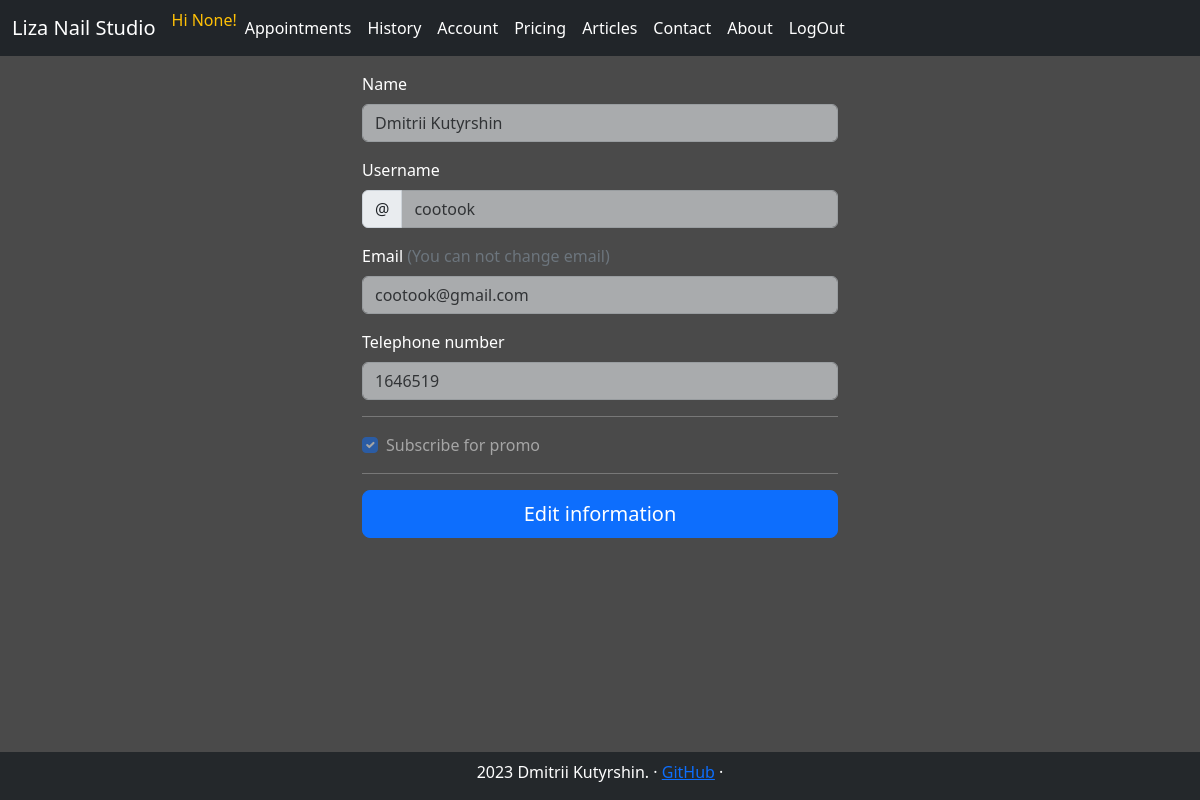
Page /account/ (signed in) on the earlier database version.
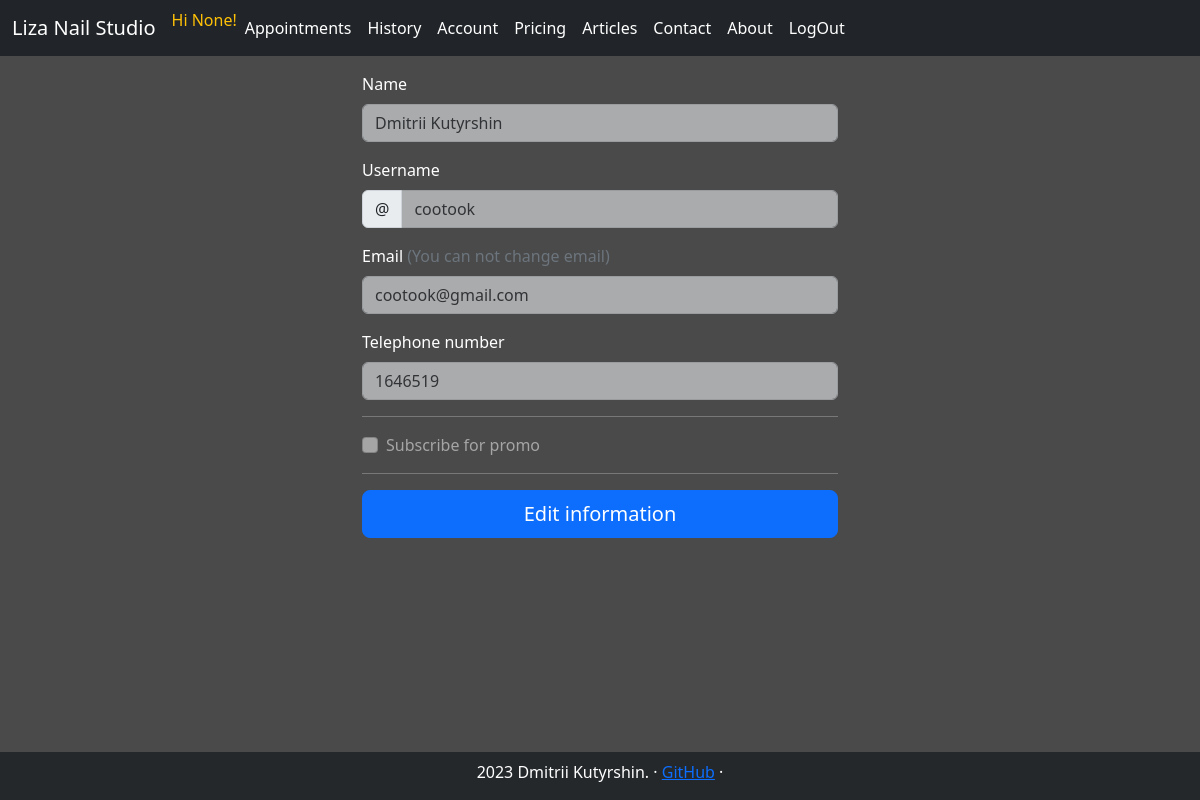
Same page on the later database version.
### tables this page shows
CREATE TABLE users (id INTEGER PRIMARY KEY, is_admin INT, is_clerck INT ,  name TEXT, email TEXT, lang TEXT, instagram TEXT, tel TEXT, is_subscribed_promo INT, avatar TEXT);

### studio_app/webapp.py (the view)
@app.route("/account/", methods=["GET", "POST"])
@login_required
def _account():
    return account.account()

### studio_app/helpers.py (called while the page is built)
def login_required(f):
    @wraps(f)
    def decorated_function(*args, **kwargs):
        if session.get("user_id") is None:
            return redirect("/signin")
        return f(*args, **kwargs)
    return decorated_function

### studio_app/rout_handlers/account.py (called while the page is built, shortened)
def account():
    if session.get("is_admin") == 1 and request.method == "GET":
        user_id = request.args.get("user") if request.args.get("user") is not None else session.get("user_id")
    else:
        user_id = session.get("user_id")
    try:
        con = sqlite3.connect("./db.db")
        cur = con.cursor()
        user = list(cur.execute("SELECT name, email, lang, instagram, tel, is_subscribed_promo, avatar FROM users WHERE id=?", (user_id, )).fetchone())
        for index in range(len(user)):
            user[index] = "-" if user[index] == None else user[index]
    except Exception as er:
        con.close()
        print("##/account/ --db connection")
        print(er)
        return  render_template("apology.html", error_message="Something went wrong")
    con.close()
    return render_template("account.html", user=user, user_id=user_id, is_admin=session.get("is_admin"))

### studio_app/webapp.py (called while the page is built)
@app.context_processor
def inject_navbar_items():
    return dict(navbar_menu=navbar_items)

@app.context_processor
def inject_navbar_items_not_loged_in():
    return dict(navbar_menu_not_loged_in=navbar_items_not_loged_in)

@app.context_processor
def inject_navbar_items_admin():
    return dict(navbar_items_admin=navbar_items_admin)

### studio_app/templates/account.html (shortened to what this page needs)
{% extends "layout.html" %}
{% block custom_styles %}
<link href="{{ url_for('static', filename='/css/form-validation.css') }}" rel="stylesheet">
{% endblock %}
{% block content %}
<div class="container">
        <div class="col-md-7 col-lg-8">
          <form class="needs-validation" action="/account/" method="post" novalidate>
            <div class="row g-3">
              <div class="col-12">
                <label for="client_name" class="form-label">Name</label>
                <input type="text" class="form-control" name="client_name" id="client_name" placeholder="" value="{{user[0]}}" required disabled>
              </div>
              <div class="col-12">
                <label for="username" class="form-label">Username</label>
                <div class="input-group has-validation">
                  <span class="input-group-text">@</span>
                  <input type="text" class="form-control" name="username" id="username" placeholder="Username" value={{user[3]}} required disabled>
                </div>
              </div>
              <div class="col-12">
                <label for="email" class="form-label">Email <span class="text-muted">(You can not change email)</span></label>
                <input type="email" class="form-control" id="email" placeholder="you@example.com" value={{user[1]}} disabled>
              </div>
              <div class="col-12">
                <label for="tel" class="form-label">Telephone number</label>
                <input type="text" class="form-control" name="tel" id="tel" placeholder="625-172-3788" value={{user[4]}} required disabled>
              </div>
            </div>
            <hr class="my-6">
            <div class="form-check">
              <input type="checkbox" class="form-check-input" id="subscribtion" name="subscribtion"
              {% if user[5]==1 %}
               checked
              {% endif %}
              disabled
              >
              <label class="form-check-label" for="subscribtion">Subscribe for promo</label>
            </div>
            <hr class="my-6">
            <button class="w-100 btn btn-primary btn-lg" id="edit_btn">Edit information</button>
          </form>
        </div>
      </div>
{% endblock %}

### studio_app/templates/layout.html (shortened to what this page needs)
<!doctype html>
<html lang="en">
  <head>
<link href="{{ url_for('static', filename='/css/bootstrap.min.css') }}" rel="stylesheet">
<link href="{{ url_for('static', filename='/css/style.css') }}" rel="stylesheet">
    {% block custom_styles %}
    {% endblock %}
  </head>
  <body>
        <header>
          <nav class="navbar navbar-expand-md navbar-dark fixed--top bg-dark">
            <div class="container-fluid">
            <a class="navbar-brand" href="/">Liza Nail Studio</a>
            <div class="collapse navbar-collapse" id="navbarCollapse">
                <ul class="navbar-nav me-auto mb-2 mb-md-0">
                  {% include 'header_navbar.html' %}
                </ul>
            </div>
            </div>
        </nav>
        </header>
        <main>
            {% block content %}
            {% endblock %}
        </main>
        <footer class="footer">
          <p> 2023 Dmitrii Kutyrshin. &middot; <a href="https://github.com/cootook">GitHub</a> &middot; </p>
        </footer>
  </body>
</html>

### studio_app/templates/header_navbar.html (shortened to what this page needs)
{% if session.get("user_id") %}
    {% if session.get("name") %}
        <span class="font-weight-light text-warning">Hi {{session.get("name")}}!</span>
    {% else %}
        <span class="font-weight-light text-warning">Hi {{session.get("instagram")}}!</span>
    {% endif %}
        {% if session.get("is_admin")==1 %}
            {% for navbar_item in navbar_items_admin %}
            <li class="nav-item">
                <a class="nav-link active" aria-current="page" href="/{{ navbar_item.lower() }}/">{{ navbar_item }}</a>
            </li>
            {% endfor %}
        {% else %}
            {% for navbar_item in navbar_menu %}
            <li class="nav-item">
                <a class="nav-link active" aria-current="page" href="/{{ navbar_item.lower() }}/">{{ navbar_item }}</a>
            </li>
            {% endfor %}
        {% endif %}
{% else %}
    {% for navbar_item in navbar_menu_not_loged_in %}
        <li class="nav-item">
            <a class="nav-link active" aria-current="page" href="/{{ navbar_item.lower() }}/">{{ navbar_item }}</a>
        </li>
    {% endfor %}
{% endif %}

### studio_app/static/css/style.css (style rules this page uses)
body { font-weight: 100; color: rgba(255, 255, 255, 1); background: #4A4A4A; }
.footer { position: fixed; background-color: rgba(33,37,41, 0.9); bottom: 0; width: 100%; text-align: center; padding-top: .5em; }

### studio_app/static/css/form-validation.css (style rules this page uses)
.container { max-width: 500px; margin-top: 1em; }
.col-lg-8 { width: 100%; }

### studio_app/templates/account.html (style rules this page uses)
.form-control:disabled { opacity: .6; }

### studio_app/templates/header_navbar.html (style rules this page uses)
.nav-link { transition: font-weight .3s; }

Differences in the rows shown:
changed users "Dmitrii Kutyrshin": is_subscribed_promo "☑" → "☐"
